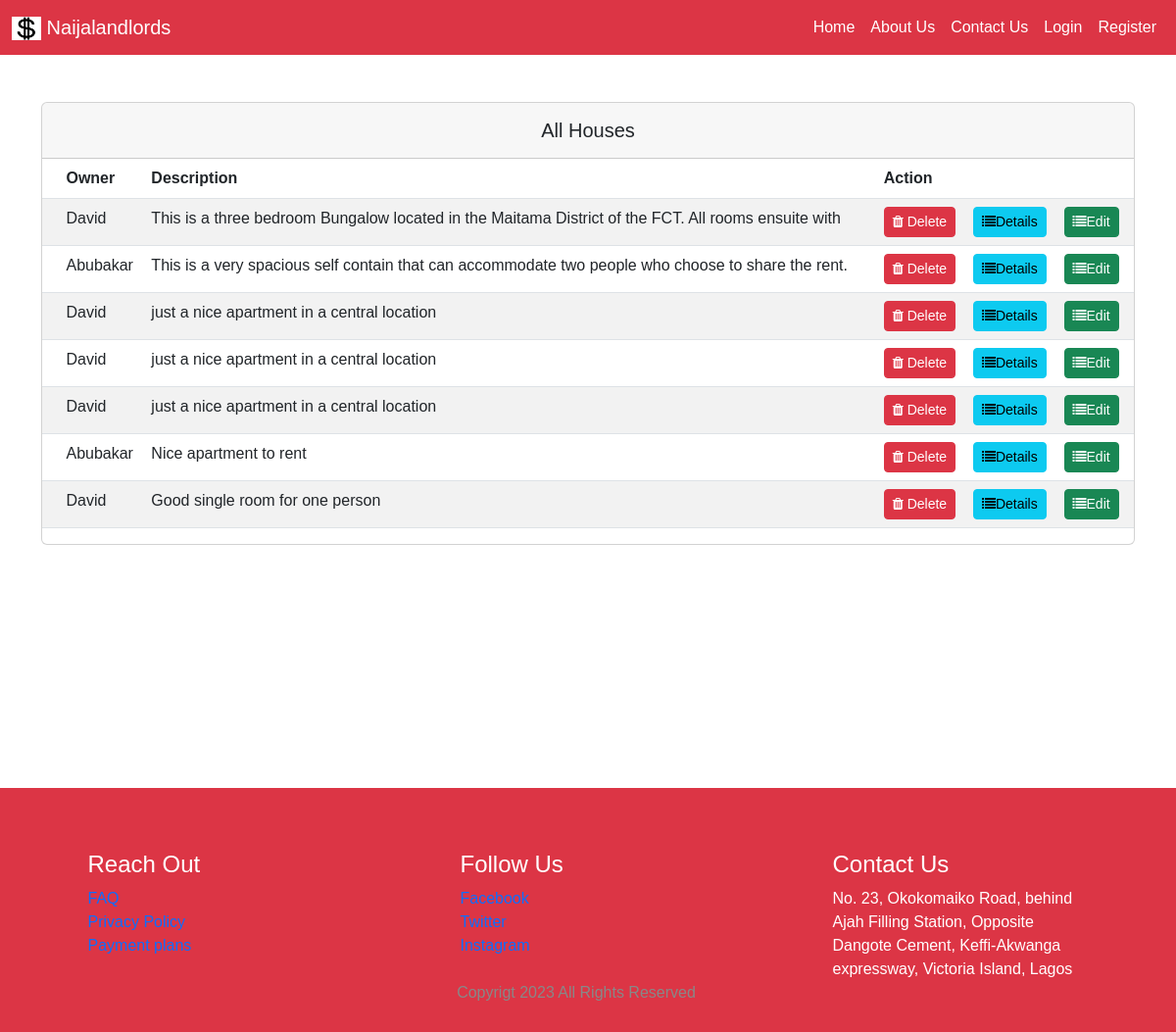
The app's page /houselistings.php with its own data.
### tables this page shows
CREATE TABLE `landlord_house` (
  `house_id` int(11) NOT NULL,
  `landlord_id` int(11) NOT NULL,
  `house_amount` varchar(100) NOT NULL,
  `house_description` varchar(100) NOT NULL,
  `location_id` int(11) DEFAULT NULL,
  `cat_id` int(11) NOT NULL,
  `house_image` varchar(200) NOT NULL
);

CREATE TABLE `landlord` (
  `landlord_id` int(11) NOT NULL,
  `firstname` varchar(100) NOT NULL,
  `lastname` varchar(100) NOT NULL,
  `email` varchar(200) NOT NULL,
  `contact` varchar(20) NOT NULL,
  `password` varchar(200) NOT NULL,
  `image` varchar(200) DEFAULT NULL,
  `tenant_id` int(11) DEFAULT NULL,
  `cat_id` int(11) DEFAULT NULL
);

### classes/dbconnection.php (called while the page is built)
<?php
class Db{
            private $hostname="localhost";
            private $dbname="naijatenants";
            private $username="root";
            private $password="";
         public function connect(){
        try{
            $dsn="mysql:hostname=$this->hostname; dbname=$this->dbname";
            $conn= new PDO ($dsn, $this->username, $this->password);
            $conn->setAttribute(PDO::ATTR_ERRMODE, PDO::ERRMODE_EXCEPTION);
                return $conn;
        }catch(PDOEXCEPTION $e){
           echo "Db connection failed" . $e->getMessage();
        }
    }
}
?>

### classes/admin.php (called while the page is built, shortened)
<?php
require_once("dbconnection.php");
            class Admin extends Db{
            public function fetchProperty(){
            $sql="SELECT * FROM landlord_house INNER JOIN landlord ON landlord_house.landlord_id =
            landlord.landlord_id ORDER BY house_id";
            $stmt = $this->connect()->prepare($sql);
            $stmt->execute();
            $property = $stmt->fetchAll(PDO::FETCH_ASSOC);
            return $property;
        }
                }
?>

### houselistings.php (the view, shortened to what this page needs)
<?php
require_once("partials/header.php");
require_once("classes/admin.php");
$admin = new Admin();
$myadmin = $admin->fetchProperty();
?>
<div class="container">
    <div class="row">
  <div class="col-md-12 mb-4 mt-5">
    <div class="card mb-4">
      <div class="card-header py-3">
        <h5 class="mb-0 text-center">All Houses</h5>
      </div>
       <table class="table table-striped">
  <thead>
    <tr>
      <th scope="col"></th>
      <th scope="col"> Owner</th>
      <th scope="col">Description</th>
      <th scope="col">Action</th>
    </tr>
  </thead>
  <tbody>
  <?php
    foreach($myadmin as $admin){
      ?>
 <tr>
      <th scope="row"></th>
      <td><?php echo $admin["firstname"];?></td>
      <td><?php echo $admin["house_description"]?></td>
      <td><a href='delete.php' class='btn btn-sm btn-danger'><i class='fa fa-trash'></i>&nbsp;Delete</a>
        <a href='details.html' class='btn btn-sm btn-info'><i class='fa fa-list'></i>Details</a>
        <a href='details.html' class='btn btn-sm btn-success'><i class='fa fa-list'></i>Edit</a>
      </td>
    </tr>
<?php
    }
  ?>
  </tbody>
</table>
      </div>
    </div>
  </div>
  <div class="card-body" style="min-height:200px">
</div>
</div>
<?php
require_once("partials/footer.php");
?>

### assets/main.css (style rules this page uses)
* { padding: 0; margin: 0; font-family: 'Franklin Gothic Medium', 'Arial Narrow', Arial, sans-serif; }
a { text-decoration: none; }

### records on screen
landlord_house: landlord.firstname "David", house_description "This is a three bedroom Bungalow located in the Maitama District of the FCT. All rooms ensuite with"
landlord_house: landlord.firstname "Abubakar", house_description "This is a very spacious self contain that can accommodate two people who choose to share the rent."
landlord_house: landlord.firstname "David", house_description "just a nice apartment in a central location"
landlord_house: landlord.firstname "David", house_description "just a nice apartment in a central location"
landlord_house: landlord.firstname "David", house_description "just a nice apartment in a central location"
landlord_house: landlord.firstname "Abubakar", house_description "Nice apartment to rent"
landlord_house: landlord.firstname "David", house_description "Good single room for one person"
